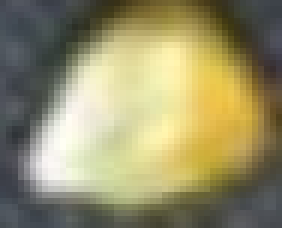
#> input picture data/cropped/sehat/normal_008_k1.png, 47 x 38 px, found by its file name (shown 6 times larger); its folder holds only this picture in this run
$ jupyter execute --allow-errors 02_segmentasi_biji.ipynb
#> lines starting #> are read from the running program, lines starting #| are printed output that depends on the picture; after the words box and inside, x2 and y2 are one past the last pixel; in counts of white or black regions, pixels touching at a corner belong together
[cell 1]
import cv2
import numpy as np
import matplotlib.pyplot as plt

img_path = "../data/raw/sehat/normal_002.JPG"
img = cv2.imread(img_path)
#> (the rest of this cell did not finish here and is left out)

#> (a cell that did not finish here is left out)

[cell 3]
import os
import pandas as pd

os.makedirs("../data/cropped/sehat", exist_ok=True)
os.makedirs("../data/cropped/terkontaminasi", exist_ok=True)

MIN_AREA = 100
MAX_AREA = 700  # berdasarkan biji valid terbesar yang pernah ditemukan, + margin
MARGIN = 3

def deteksi_dan_crop(img_path, label, folder_tujuan, sumber_nama):
#> called with img_path = '../data/raw/sehat/normal_008_k1.png', label = 'sehat', folder_tujuan = '../data/cropped/sehat', sumber_nama = 'normal_008_k1'
    img = cv2.imread(img_path)
#> img is the input picture: shape (38, 47, 3); mean B, G, R 106.2, 144.1, 150.2
    gray = cv2.cvtColor(img, cv2.COLOR_BGR2GRAY)
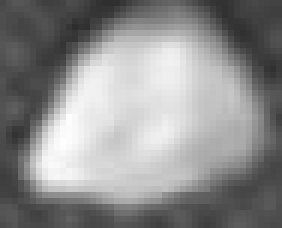
#> gray: shape (38, 47) (shown 6 times larger); min 45, max 254, mean 141.6
    blur = cv2.GaussianBlur(gray, (5, 5), 0)
    _, thresh = cv2.threshold(blur, 0, 255, cv2.THRESH_BINARY + cv2.THRESH_OTSU)
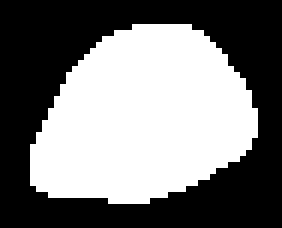
#> thresh: shape (38, 47) (shown 6 times larger); 47.4% white; 1 white region, box (x1, y1, x2, y2) and area: (5, 4, 43, 34) 846

    # Morphological Opening: memutus jembatan tipis & buang noise kecil,
    # sambil pertahankan ukuran objek yang selamat mendekati aslinya
    kernel_morph = cv2.getStructuringElement(cv2.MORPH_ELLIPSE, (5, 5))
    opened = cv2.morphologyEx(thresh, cv2.MORPH_OPEN, kernel_morph, iterations=2)
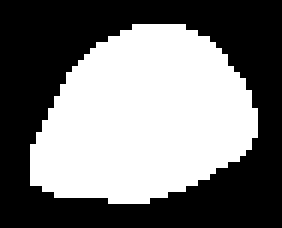
#> opened: shape (38, 47) (shown 6 times larger); 47% white; 1 white region

    contours, _ = cv2.findContours(opened, cv2.RETR_EXTERNAL, cv2.CHAIN_APPROX_SIMPLE)
#> contours = 1 contour; box (x1, y1, x2, y2) and area: (5, 4, 43, 34) 792

    # Filter DUA arah: buang yang terlalu kecil (noise) DAN yang terlalu besar
    # (artefak background atau tumpukan banyak biji menyatu)
    biji_contours = [c for c in contours if MIN_AREA < cv2.contourArea(c) < MAX_AREA]
#> biji_contours = []

    hasil = []
    h_img, w_img = img.shape[:2]
#> h_img = 38; w_img = 47

    for idx, c in enumerate(biji_contours):
        x, y, w, h = cv2.boundingRect(c)
        x1 = max(x - MARGIN, 0)
        y1 = max(y - MARGIN, 0)
        x2 = min(x + w + MARGIN, w_img)
        y2 = min(y + h + MARGIN, h_img)

        crop = img[y1:y2, x1:x2]

        nama_file_crop = f"{sumber_nama}_biji{idx+1}.jpg"
        path_simpan = os.path.join(folder_tujuan, nama_file_crop)
        cv2.imwrite(path_simpan, crop)

        hasil.append({
            "filename": nama_file_crop,
            "source_file": sumber_nama,
            "label": label,
            "area_piksel": cv2.contourArea(c),
            "width": x2 - x1,
            "height": y2 - y1
        })
#> this loop made 0 passes
#> after the loop, hasil = []

    return hasil

manifest = []

#> (the rest of this cell did not finish here and is left out)
